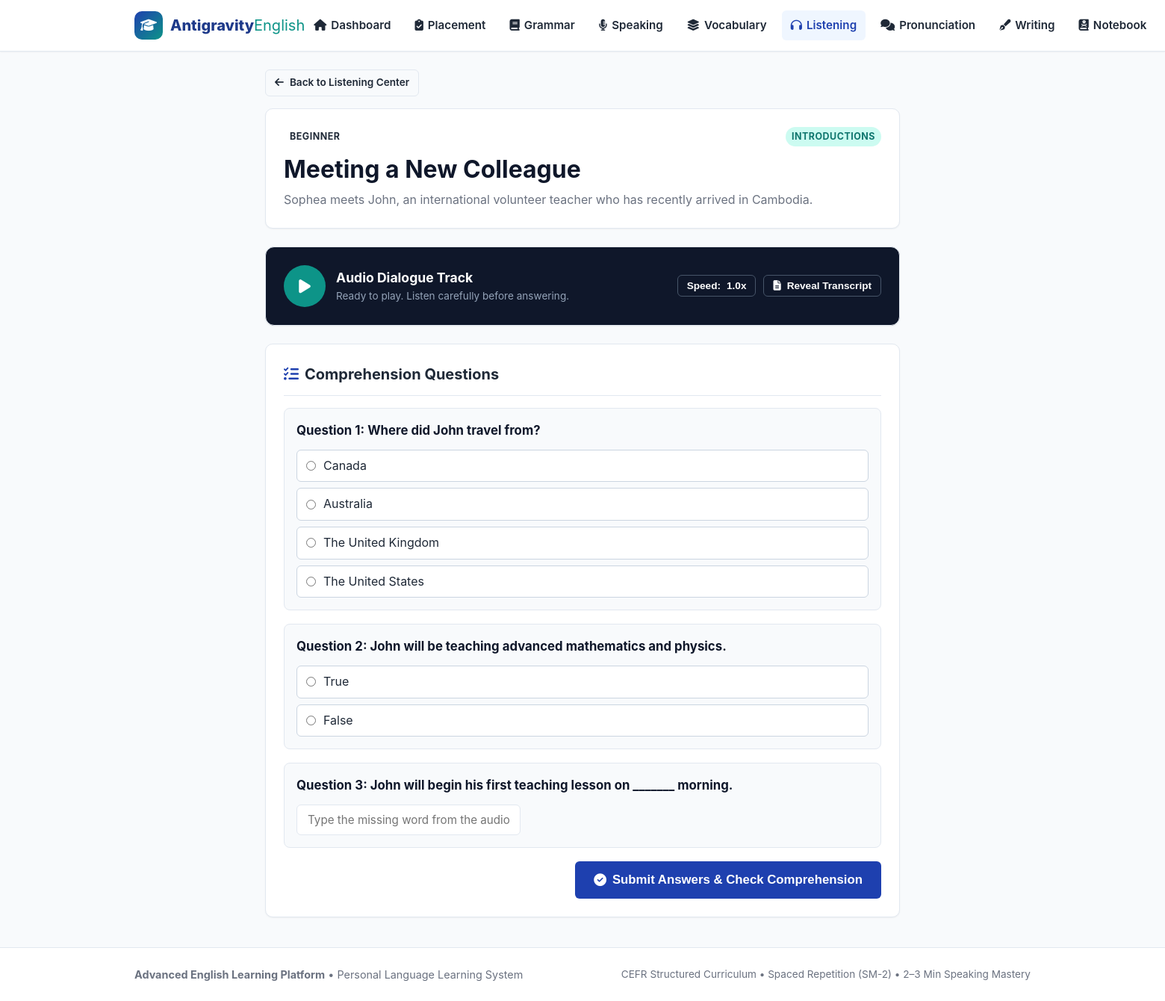
The app's page /listening/2 (signed in) with its own data.
### tables this page shows
CREATE TABLE listening_exercises (
    id INTEGER PRIMARY KEY AUTOINCREMENT,
    title TEXT NOT NULL,
    difficulty_level TEXT NOT NULL,
    topic_category TEXT NOT NULL,
    situation_description TEXT NOT NULL,
    audio_script TEXT NOT NULL,
    questions_json TEXT NOT NULL,
    order_index INTEGER DEFAULT 0
);

### routes/listening.py (the view)
@bp.route('/<int:exercise_id>')
@login_required
def exercise_detail(exercise_id):
    user_id = session['user_id']
    db = get_db()
    cur = db.execute("SELECT * FROM listening_exercises WHERE id = ?", (exercise_id,))
    exercise = cur.fetchone()
    if not exercise:
        flash("Listening exercise not found.", "warning")
        return redirect(url_for('listening.index'))
    ex_dict = dict(exercise)
    ex_dict['questions'] = json.loads(ex_dict['questions_json'])
    cur_sub = db.execute("""
        SELECT * FROM listening_submissions
        WHERE user_id = ? AND exercise_id = ?
        ORDER BY completed_at DESC LIMIT 3
    """, (user_id, exercise_id))
    attempts = cur_sub.fetchall()
    return render_template('listening_exercise.html', exercise=ex_dict, attempts=attempts)

### database/db.py (called while the page is built)
def get_db():
    if 'db' not in g:
        db_path = current_app.config['DATABASE']
        db_dir = os.path.dirname(db_path)
        if db_dir and not os.path.exists(db_dir):
            os.makedirs(db_dir, exist_ok=True)
        g.db = sqlite3.connect(db_path)
        g.db.row_factory = sqlite3.Row
        g.db.execute("PRAGMA foreign_keys = ON;")
    return g.db

### routes/auth.py (called while the page is built)
def login_required(view):
    @functools.wraps(view)
    def wrapped_view(**kwargs):
        if g.user is None:
            flash("Please log in or continue as guest to access this section.", "info")
            return redirect(url_for('auth.login', next=request.url))
        return view(**kwargs)
    return wrapped_view

### templates/listening_exercise.html (shortened to what this page needs)
{% extends "base.html" %}
{% block content %}
<div style="max-width:850px;margin:0 auto;">
  <div style="margin-bottom:16px;">
    <a href="{{ url_for('listening.index') }}" class="btn btn-outline btn-sm">
      <i class="fas fa-arrow-left"></i> Back to Listening Center
    </a>
  </div>
  <div class="card" style="margin-bottom:24px;">
    <div style="display:flex;justify-content:space-between;align-items:center;margin-bottom:10px;">
      <span class="badge badge-{{ exercise.difficulty_level[:2]|lower }}">{{ exercise.difficulty_level }}</span>
      <span class="badge badge-b1">{{ exercise.topic_category }}</span>
    </div>
    <h1 style="font-size:2rem;color:#0f172a;margin-bottom:8px;">{{ exercise.title }}</h1>
    <p style="font-size:1rem;color:var(--text-muted);line-height:1.6;">{{ exercise.situation_description }}</p>
  </div>
  <div class="card" style="background:#0f172a;color:#ffffff;padding:24px;border-radius:12px;margin-bottom:24px;">
    <div style="display:flex;justify-content:space-between;align-items:center;flex-wrap:wrap;gap:12px;">
      <div style="display:flex;align-items:center;gap:14px;">
        <button id="play-dialogue-btn" class="btn btn-secondary btn-lg" style="border-radius:50%;width:56px;height:56px;padding:0;font-size:1.3rem;">
          <i class="fas fa-play" id="play-dialogue-icon"></i>
        </button>
        <div>
          <div style="font-weight:700;font-size:1.1rem;color:#ffffff;">Audio Dialogue Track</div>
          <div style="font-size:0.85rem;color:#94a3b8;" id="audio-playback-status">Ready to play. Listen carefully before answering.</div>
        </div>
      </div>
      <div style="display:flex;align-items:center;gap:10px;">
        <button id="audio-speed-btn" class="btn btn-outline btn-sm" style="color:#ffffff;border-color:#475569;">
          Speed: <span id="speed-label">1.0x</span>
        </button>
        <button id="toggle-transcript-btn" class="btn btn-outline btn-sm" style="color:#ffffff;border-color:#475569;">
          <i class="fas fa-file-alt"></i> Reveal Transcript
        </button>
      </div>
    </div>
  </div>
  <div class="card" style="margin-bottom:40px;">
    <div class="card-header">
      <div class="card-title">
        <i class="fas fa-tasks" style="color:var(--primary);"></i> Comprehension Questions
      </div>
    </div>
    <form action="{{ url_for('listening.submit_exercise', exercise_id=exercise.id) }}" method="POST">
      {% for q in exercise.questions %}
        {% set q_idx = loop.index0 %}
        <div style="padding:16px;background:#f8fafc;border-radius:8px;border:1px solid #e2e8f0;margin-bottom:18px;">
          <div style="font-weight:700;font-size:1.05rem;color:#0f172a;margin-bottom:12px;">
            Question {{ loop.index }}: {{ q.question }}
          </div>
          {% if q.type in ('mcq', 'true_false') %}
            <div style="display:flex;flex-direction:column;gap:8px;">
              {% for opt in q.options %}
                <label style="display:flex;align-items:center;gap:10px;padding:8px 12px;background:#ffffff;border:1px solid #cbd5e1;border-radius:6px;cursor:pointer;">
                  <input type="radio" name="q_{{ q_idx }}" value="{{ opt }}" required>
                  <span>{{ opt }}</span>
                </label>
              {% endfor %}
            </div>
          {% elif q.type == 'fill_blank' %}
            <div style="margin-top:8px;">
              <input type="text" name="q_{{ q_idx }}" class="form-control" placeholder="Type the missing word from the audio..." required style="max-width:300px;">
            </div>
          {% endif %}
        </div>
      {% endfor %}
      <div style="text-align:right;">
        <button type="submit" class="btn btn-primary btn-lg">
          <i class="fas fa-check-circle"></i> Submit Answers & Check Comprehension
        </button>
      </div>
    </form>
  </div>
</div>
{% endblock %}

### static/css/style.css (style rules this page uses)
:root { --primary: #1e40af; --primary-light: #3b82f6; --primary-dark: #1e3a8a; --primary-subtle: #eff6ff; --secondary: #0d9488; --secondary-light: #14b8a6; --secondary-subtle: #f0fdfa; --accent: #f59e0b; --accent-light: #fbbf24; --accent-subtle: #fffbeb; --success: #16a34a; --success-subtle: #f0fdf4; --warning: #d97706; --warning-subtle: #fffbeb; --danger: #dc2626; --danger-subtle: #fef2f2; --text-main: #1f2937; --text-muted: #6b7280; --text-light: #9ca3af; --bg-page: #f8fafc; --bg-card: #ffffff; --bg-card-subtle: #f1f5f9; --border-color: #e2e8f0; --border-focus: #3b82f6; --shadow-sm: 0 1px 2px 0 rgba(0, 0, 0, 0.05); --shadow-md: 0 4px 6px -1px rgba(0, 0, 0, 0.1), 0 2px 4px -1px rgba(0, 0, 0, 0.06); --shadow-lg: 0 10px 15px -3px rgba(0, 0, 0, 0.1), 0 4px 6px -2px rgba(0, 0, 0, 0.05); --radius-sm: 6px; --radius-md: 10px; --radius-lg: 16px; --radius-full: 9999px; --font-main: -apple-system, BlinkMacSystemFont, "Segoe UI", Roboto, Helvetica, Arial, sans-serif; --font-km: "Hanuman", "Kantumruy Pro", "Khmer OS", -apple-system, sans-serif; }
* { box-sizing: border-box; margin: 0; padding: 0; }
body { font-family: var(--font-main); background-color: var(--bg-page); color: var(--text-main); line-height: 1.6; min-height: 100vh; display: flex; flex-direction: column; }
h1, h2, h3, h4, h5, h6 { color: #0f172a; font-weight: 700; line-height: 1.3; }
a { color: var(--primary-light); text-decoration: none; transition: color 0.15s ease; }
.card { background-color: var(--bg-card); border: 1px solid var(--border-color); border-radius: var(--radius-md); padding: 24px; box-shadow: var(--shadow-sm); transition: transform 0.15s ease, box-shadow 0.15s ease; }
.card-header { display: flex; justify-content: space-between; align-items: center; margin-bottom: 16px; border-bottom: 1px solid var(--border-color); padding-bottom: 12px; }
.card-title { font-size: 1.25rem; font-weight: 700; display: flex; align-items: center; gap: 8px; }
.btn { display: inline-flex; align-items: center; justify-content: center; gap: 8px; font-weight: 600; font-size: 0.95rem; padding: 10px 18px; border-radius: var(--radius-sm); border: 1px solid transparent; cursor: pointer; transition: all 0.15s ease; text-decoration: none; }
.btn-primary { background-color: var(--primary); color: #ffffff; }
.btn-secondary { background-color: var(--secondary); color: #ffffff; }
.btn-outline { background-color: transparent; border-color: var(--border-color); color: var(--text-main); }
.btn-sm { padding: 6px 12px; font-size: 0.85rem; }
.btn-lg { padding: 14px 24px; font-size: 1.05rem; }
.form-control { width: 100%; padding: 10px 14px; border: 1px solid var(--border-color); border-radius: var(--radius-sm); font-size: 0.95rem; background-color: #ffffff; transition: border-color 0.15s ease, box-shadow 0.15s ease; font-family: inherit; }
.badge { display: inline-block; padding: 3px 8px; border-radius: var(--radius-full); font-size: 0.78rem; font-weight: 700; text-transform: uppercase; letter-spacing: 0.5px; }
.badge-b1 { background-color: #ccfbf1; color: #0f766e; }

### records on screen
listening_exercises: difficulty_level "BEGINNER", topic_category "INTRODUCTIONS", title "Meeting a New Colleague", situation_description "Sophea meets John, an international volunteer teacher who has recently arrived in Cambodia."

### other values on screen
{{ q.question }} "Where did John travel from?" "John will be teaching advanced mathematics and physics." "John will begin his first teaching lesson on _______ morning."
{{ opt }} "Canada" "Australia" "The United Kingdom" "The United States" "True" "False"
